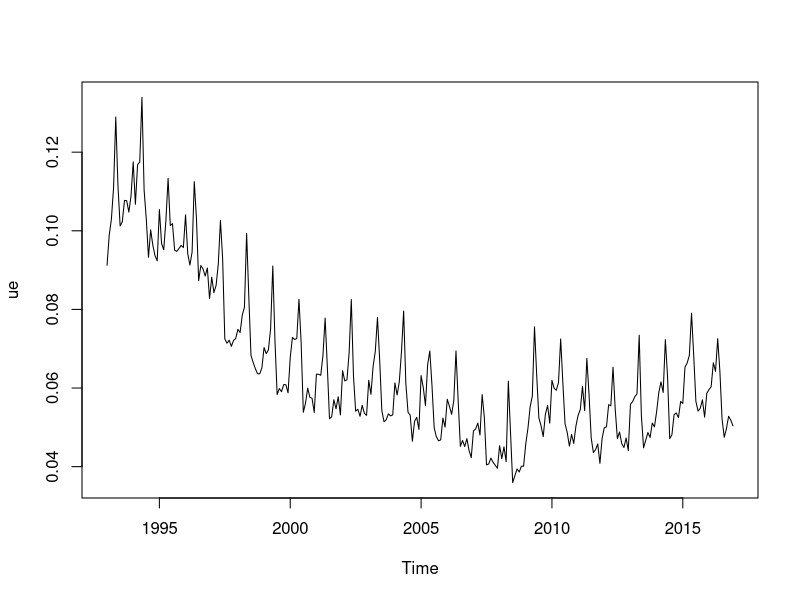
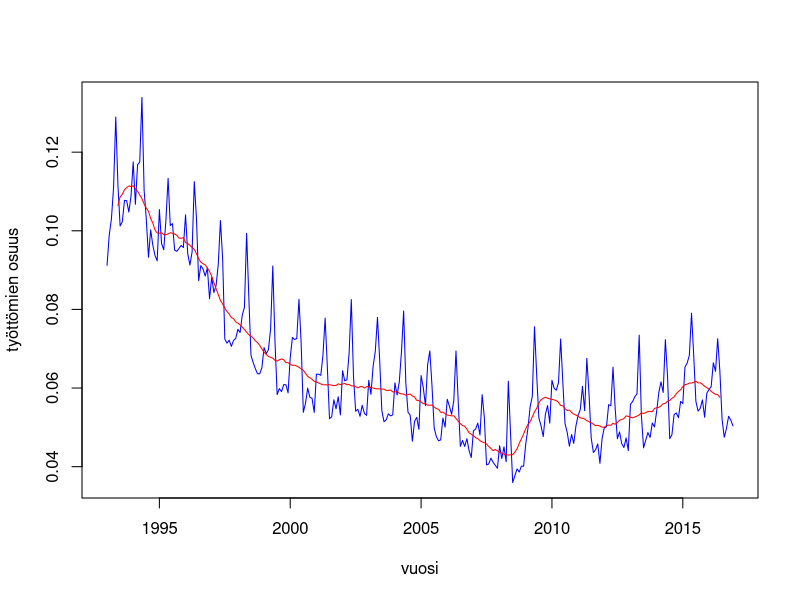

These charts were generated, in order, by the following R code:
#T1

data <- read.csv2("empl.csv", header=T)

osuus <- data$unempl/data$population

#a

ue <- ts(osuus, start=1993, frequency=12)
plot(ue)
#b

ma_smooth <- function(x, window_size) {
  win <- rep(1/window_size, window_size) # painot
  stats::filter(x, win, sides=2)
}

ue_smooth <- ma_smooth(ue, 12)
ts.plot(ue, ue_smooth, gpars=list(xlab="vuosi", ylab="työttömien osuus", 
                                  col=c("blue","red")))

#c
